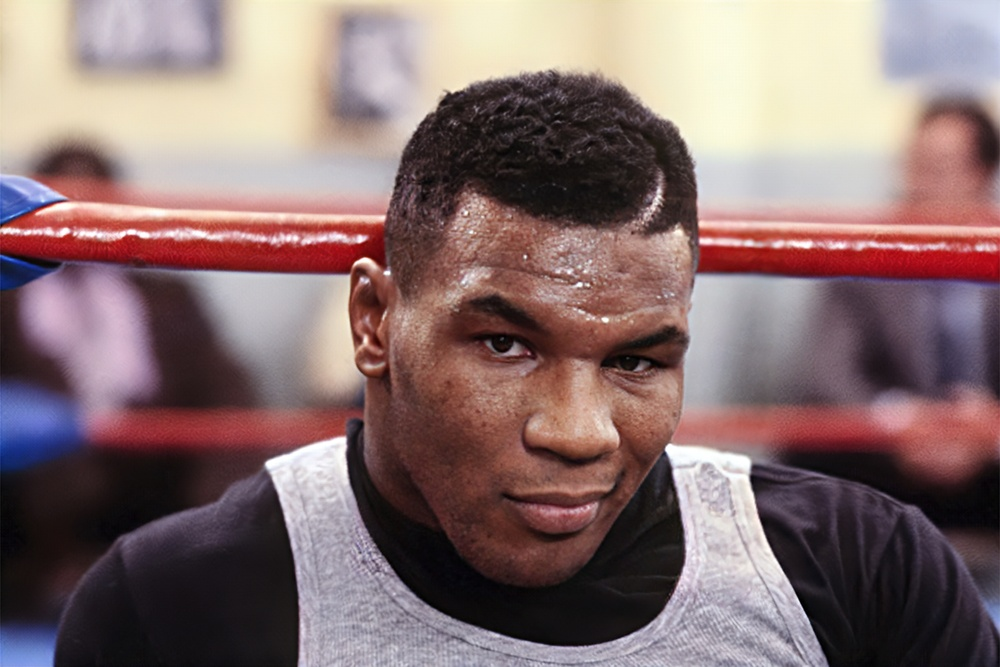
#> input picture static/tyson-1.jpg, 1000 x 667 px, shrunk from 2400 x 1600 before the run
$ python img-sharpen.py
#> lines starting #> are read from the running program, lines starting #| are printed output that depends on the picture
#> further down, image is the input picture: shape (667, 1000, 3); mean B, G, R 111.6, 111.8, 134.8
import cv2 as cv
import numpy as np

def unsharp_mask(image, kernel_size=(5, 5), sigma=5.0, amount=5.0, threshold=5):
    """Return a sharpened version of the image, using an unsharp mask."""
#> called with kernel_size = (5, 5), sigma = 5, amount = 5, threshold = 5
    blurred = cv.GaussianBlur(image, kernel_size, sigma)
    sharpened = float(amount + 1) * image - float(amount) * blurred
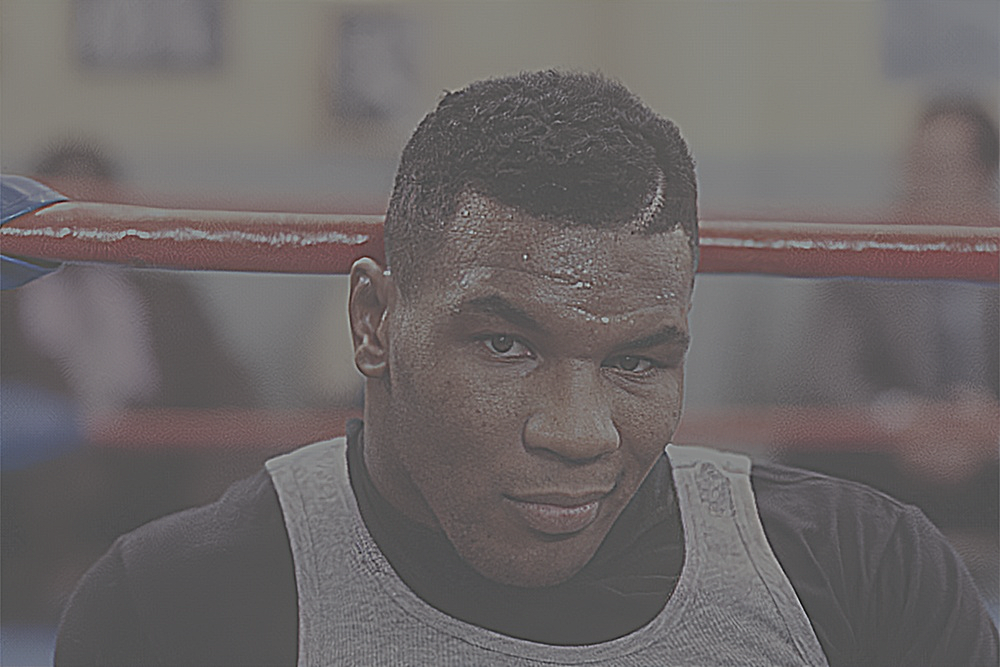
#> sharpened: shape (667, 1000, 3) float64; mean B, G, R 111.7, 111.9, 134.8; drawn with min black and max white
    sharpened = np.maximum(sharpened, np.zeros(sharpened.shape))
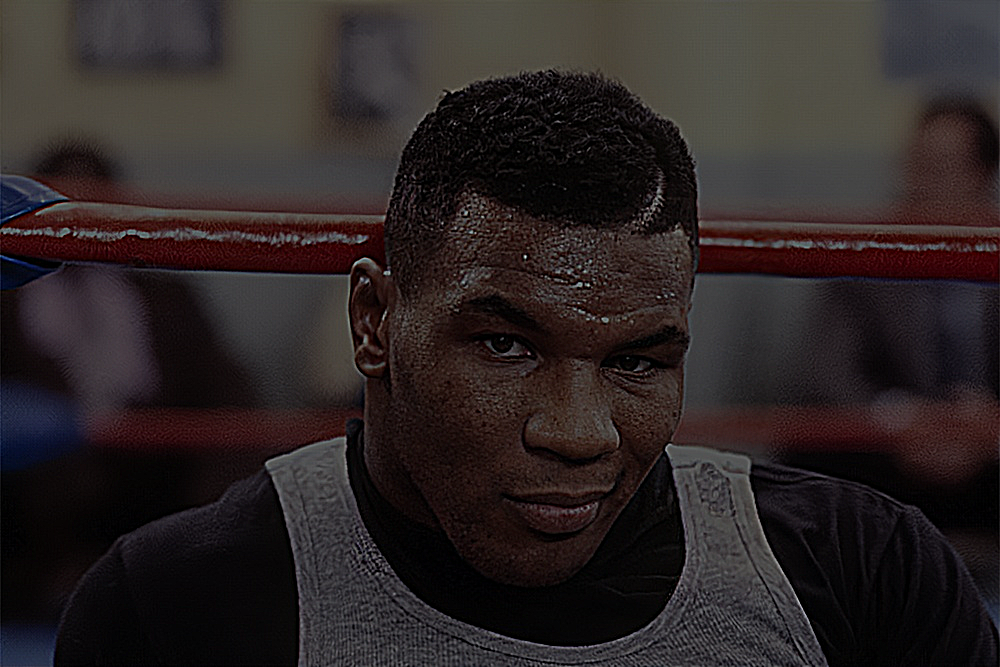
#> sharpened: shape (667, 1000, 3) float64; mean B, G, R 112.6, 112.8, 135.4; drawn with min black and max white
    sharpened = np.minimum(sharpened, 255 * np.ones(sharpened.shape))
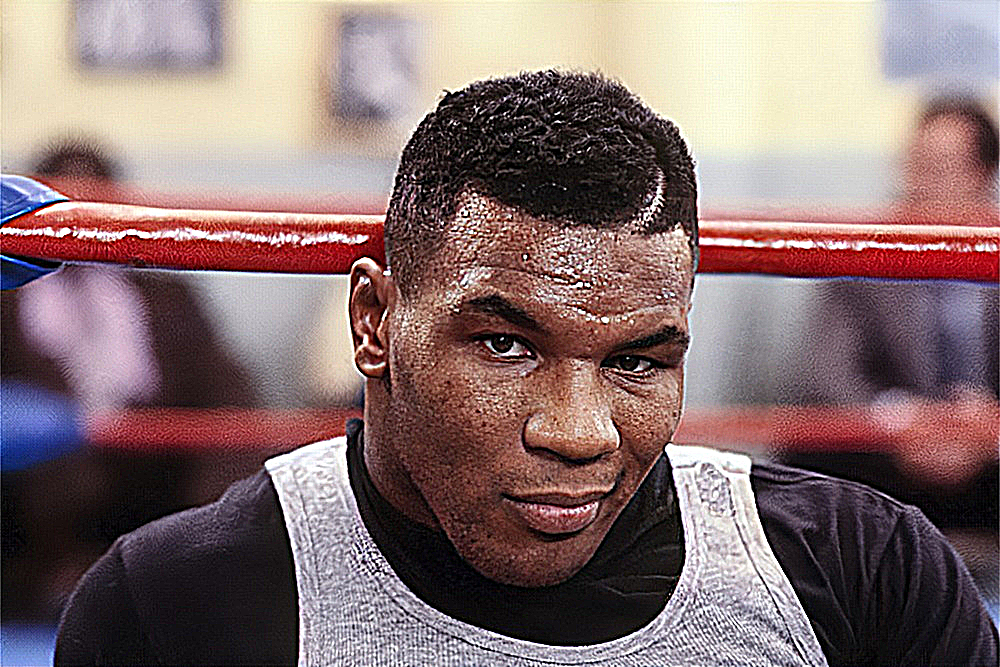
#> sharpened: shape (667, 1000, 3) float64; mean B, G, R 111.6, 111.9, 134.4
    sharpened = sharpened.round().astype(np.uint8)
    if threshold > 0:
        low_contrast_mask = np.absolute(image - blurred) < threshold
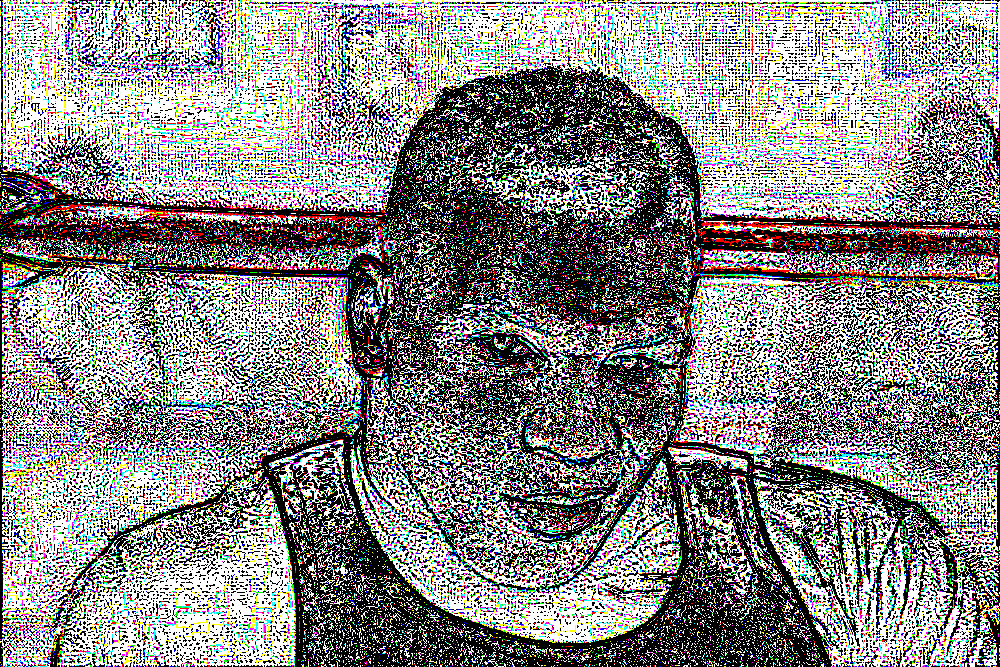
#> low_contrast_mask: shape (667, 1000, 3) bool; mean B, G, R 0.516, 0.529, 0.529
        np.copyto(sharpened, image, where=low_contrast_mask)
    return sharpened

image = cv.imread('static/tyson-1.jpg')
sharpened_image = unsharp_mask(image)
cv.imwrite('tyson8-sharpened.jpg', sharpened_image)

$ run again, with static/faildog.jpeg copied over static/tyson-1.jpg
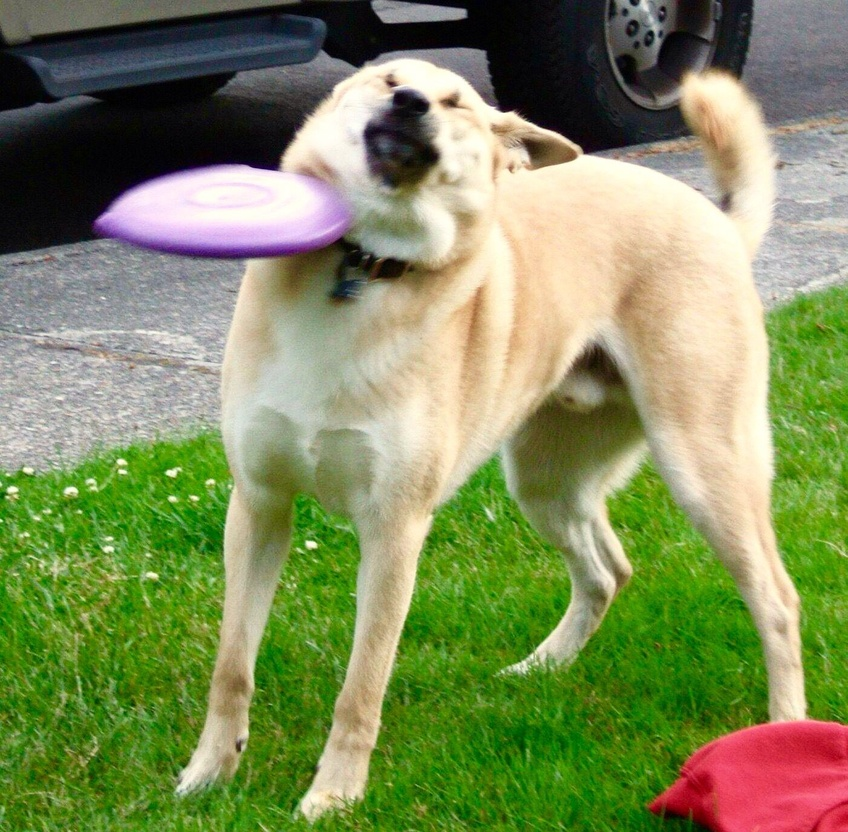
#> input picture static/faildog.jpeg, 848 x 832 px, shrunk from 1402 x 1376 before the run
#> image is the input picture: shape (832, 848, 3); mean B, G, R 92.5, 139.9, 127.8
#> in unsharp_mask, `sharpened = np.maximum(sharpened, np.zeros(sharpened.shape))`:
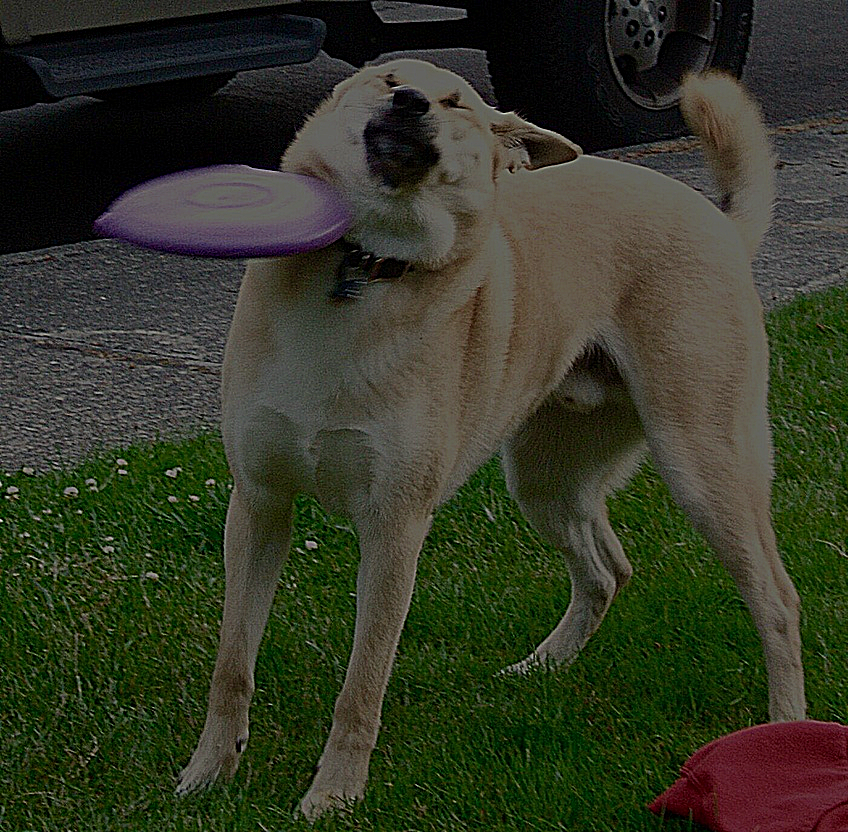
#> sharpened: shape (832, 848, 3) float64; mean B, G, R 97.6, 140.8, 129.9; drawn with min black and max white
#> in unsharp_mask, `low_contrast_mask = np.absolute(image - blurred) < threshold`:
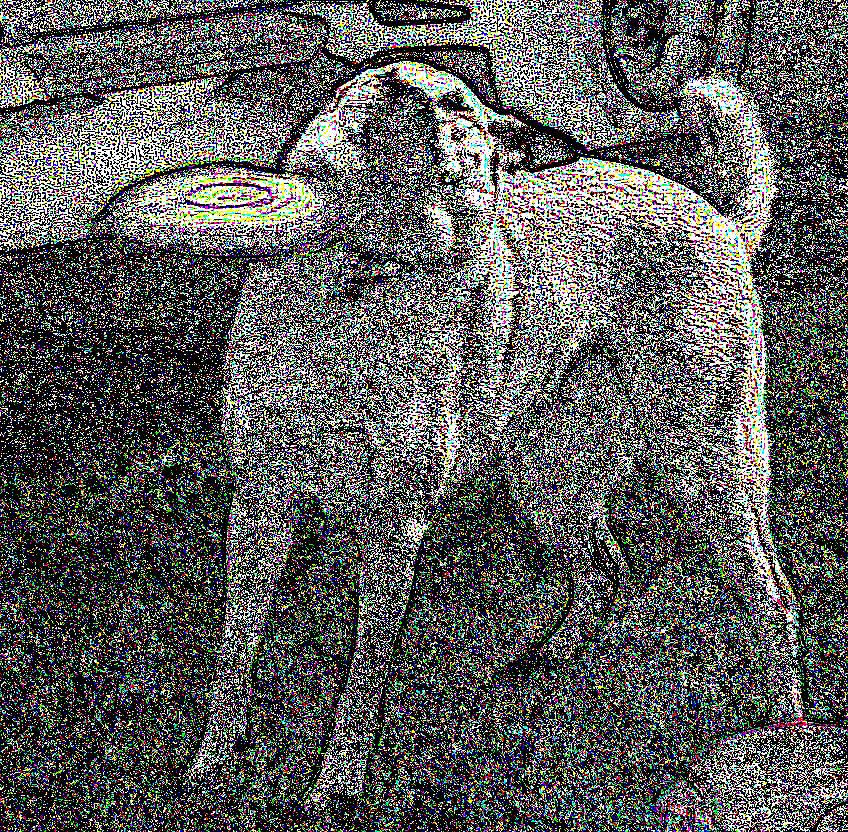
#> low_contrast_mask: shape (832, 848, 3) bool; mean B, G, R 0.338, 0.352, 0.347
